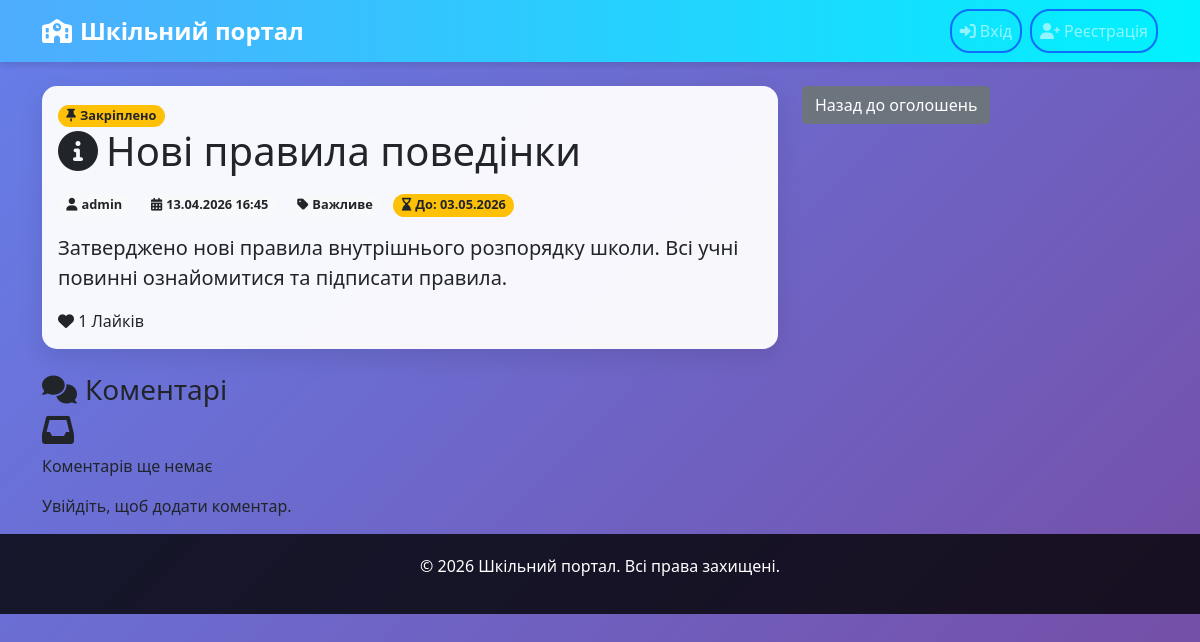
Page /announcements/24/ on the committed database.
### announcements/models.py (models this page shows, shortened)
class Announcement(models.Model):
    title = models.CharField(max_length=200)
    content = models.TextField()
    category = models.ForeignKey(Category, on_delete=models.CASCADE)
    author = models.ForeignKey(User, on_delete=models.CASCADE)
    created_at = models.DateTimeField(auto_now_add=True)
    updated_at = models.DateTimeField(auto_now=True)
    end_date = models.DateField(null=True, blank=True)
    is_pinned = models.BooleanField(default=False)
    file = models.FileField(upload_to='announcements/', blank=True, null=True)
    image = models.ImageField(upload_to='announcements/images/', blank=True, null=True, verbose_name='Зображення')
    class Meta:
        ordering = ['-is_pinned', '-created_at']

class Category(models.Model):
    name = models.CharField(max_length=100, unique=True)
    description = models.TextField(blank=True)

### announcements/views.py (the view)
# urls.py: path('<int:pk>/', views.announcement_detail, name='announcement_detail'),
def announcement_detail(request, pk):
    announcement = get_object_or_404(Announcement, pk=pk)
    comments = announcement.comments.all().order_by('-created_at')
    comment_form = CommentForm()
    liked = False
    if request.user.is_authenticated:
        liked = announcement.likes.filter(user=request.user).exists()
    context = {
        'announcement': announcement,
        'comments': comments,
        'comment_form': comment_form,
        'is_admin': request.user.is_authenticated and request.user.groups.filter(name='Admin').exists(),
        'liked': liked,
    }
    return render(request, 'announcements/detail.html', context)

### announcements/templates/announcements/detail.html (shortened to what this page needs)
{% extends 'announcements/base.html' %}
{% block content %}
<div class="row">
    <div class="col-md-8">
        <div class="card announcement-card">
            <div class="card-body">
                {% if announcement.is_pinned %}
                    <span class="badge bg-warning text-dark"><i class="fas fa-thumbtack me-1"></i>Закріплено</span>
                {% endif %}
                <h1 class="card-title mb-3"><i class="fas fa-info-circle me-2"></i>{{ announcement.title }}</h1>
                <div class="mb-3">
                    <span class="badge bg-light text-dark me-2"><i class="fas fa-user me-1"></i>{{ announcement.author.username }}</span>
                    <span class="badge bg-light text-dark me-2"><i class="fas fa-calendar-alt me-1"></i>{{ announcement.created_at|date:"d.m.Y H:i" }}</span>
                    <span class="badge bg-light text-dark"><i class="fas fa-tag me-1"></i>{{ announcement.category.name }}</span>
                    {% if announcement.end_date %}
                        <span class="badge bg-warning text-dark ms-2"><i class="fas fa-hourglass-end me-1"></i>До: {{ announcement.end_date|date:"d.m.Y" }}</span>
                    {% endif %}
                </div>
                <p class="card-text fs-5">{{ announcement.content }}</p>
                <div class="mt-3">
                    <span class="like-btn {% if liked %}liked{% endif %}" id="like-btn" data-liked="{{ liked|yesno:'true,false' }}" data-url="{% url 'toggle_like' announcement.pk %}">
                        <i class="fas fa-heart"></i> <span id="like-count">{{ announcement.likes.count }}</span> Лайків
                    </span>
                </div>
            </div>
        </div>
        <div class="mt-4">
            <h3><i class="fas fa-comments me-2"></i>Коментарі</h3>
            {% if comments %}
                {% for comment in comments %}
                    <div class="card mb-2">
                        <div class="card-body">
                            <p class="card-text">{{ comment.content }}</p>
                            <small class="text-muted">
                                {{ comment.author.username }} | {{ comment.created_at|date:"d.m.Y H:i" }}
                            </small>
                        </div>
                    </div>
                {% endfor %}
            {% else %}
                <div class="empty-state">
                    <i class="fas fa-inbox fa-2x mb-2"></i><br>
                    Коментарів ще немає
                </div>
            {% endif %}
            {% if user.is_authenticated %}
                <div class="card mt-3">
                    <div class="card-body">
                        <h5>Додати коментар</h5>
                        <form method="post" action="{% url 'add_comment' announcement.pk %}">
                            {% csrf_token %}
                            <div class="mb-3">
                                {{ comment_form.content }}
                            </div>
                            <button type="submit" class="btn btn-primary">
                                <i class="fas fa-comment me-1"></i>Додати коментар
                            </button>
                        </form>
                    </div>
                </div>
            {% else %}
                <p class="mt-3">Увійдіть, щоб додати коментар.</p>
            {% endif %}
        </div>
    </div>
    <div class="col-md-4">
        <a href="{% url 'announcement_list' %}" class="btn btn-secondary mb-3">Назад до оголошень</a>
    </div>
</div>
{% endblock %}

### static/announcements/css/style.css (style rules this page uses)
body { background: linear-gradient(135deg, #667eea 0%, #764ba2 100%); min-height: 100vh; font-family: 'Segoe UI', Tahoma, Geneva, Verdana, sans-serif; }
.card { border: none; border-radius: 15px; box-shadow: 0 8px 25px rgba(0, 0, 0, 0.1); transition: transform 0.3s ease, box-shadow 0.3s ease; background: rgba(255, 255, 255, 0.95); backdrop-filter: blur(10px); }
.badge { border-radius: 20px; font-size: 0.8rem; }
.card { animation: fadeIn 0.5s ease-out; }

### rows in the picture
Announcement: title "Нові правила поведінки", author.username "admin", created_at "13.04.2026 16:45", category.name "Важливе", end_date "03.05.2026", content "Затверджено нові правила внутрішнього розпорядку школи. Всі учні повинні ознайомитися та підписати правила.", likes.count "1"
